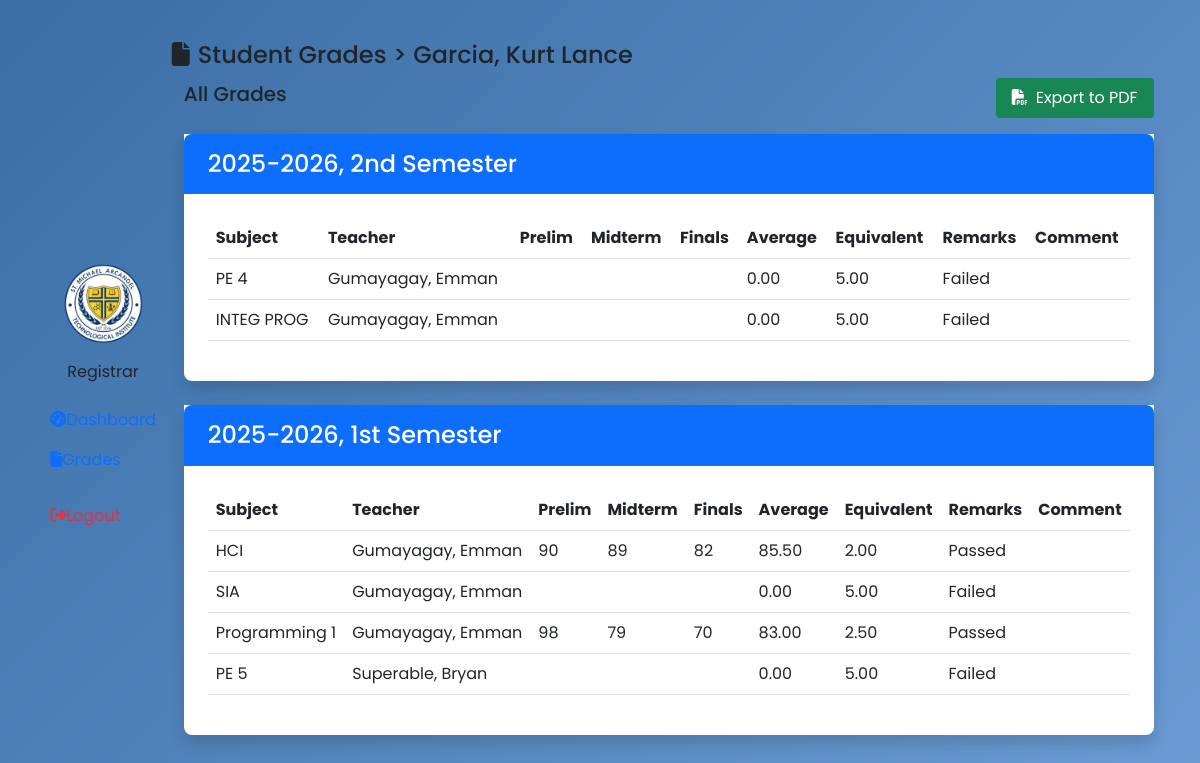
Before: /registrar/registrar-grades-view.php?id=48 with the older database file.
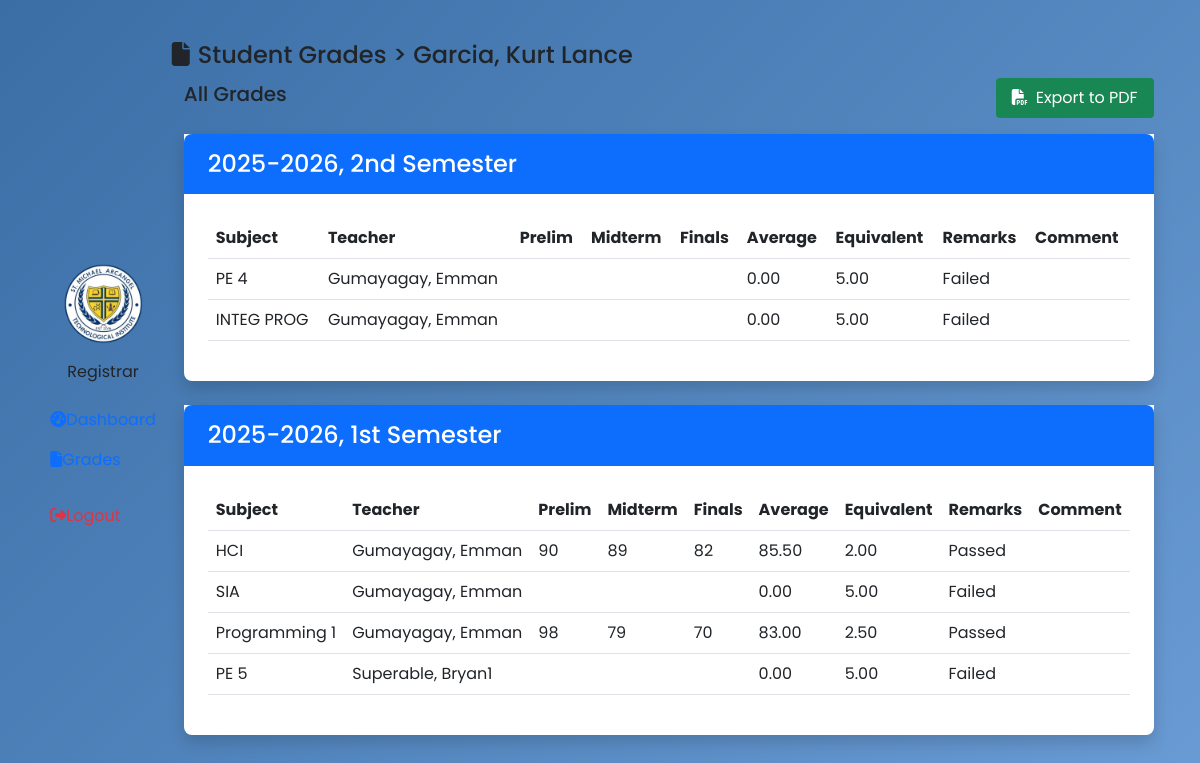
After: the same page with the newer database file.
### tables this page shows
CREATE TABLE `grades` (
  `grades_id` int(11) NOT NULL AUTO_INCREMENT,
  `subject_id` int(11) DEFAULT NULL,
  `teacher_id` int(11) DEFAULT NULL,
  `student_id` int(11) DEFAULT NULL,
  `schoolyear_id` int(11) DEFAULT NULL,
  `prelim` varchar(50) DEFAULT NULL,
  `midterm` varchar(50) DEFAULT NULL,
  `prefinals` varchar(50) DEFAULT NULL,
  `finals` varchar(50) DEFAULT NULL,
  `average` decimal(10,2) NOT NULL,
  `equivalent` decimal(10,2) NOT NULL,
  `remarks` varchar(255) DEFAULT NULL,
  `comment` varchar(255) DEFAULT NULL,
  `createdAt` timestamp NULL DEFAULT current_timestamp(),
  PRIMARY KEY (`grades_id`),
  UNIQUE KEY `subject_id_2` (`subject_id`,`teacher_id`,`student_id`,`schoolyear_id`),
  KEY `subject_id` (`subject_id`),
  KEY `teacher_id` (`teacher_id`),
  KEY `student_id` (`student_id`),
  KEY `sy_id` (`schoolyear_id`),
  CONSTRAINT `grades_ibfk_1` FOREIGN KEY (`student_id`) REFERENCES `students` (`student_id`),
  CONSTRAINT `grades_ibfk_3` FOREIGN KEY (`subject_id`) REFERENCES `subjects` (`subject_id`),
  CONSTRAINT `grades_ibfk_4` FOREIGN KEY (`teacher_id`) REFERENCES `teachers` (`teacher_id`),
  CONSTRAINT `grades_ibfk_5` FOREIGN KEY (`schoolyear_id`) REFERENCES `schoolyear` (`schoolyear_id`)
);

CREATE TABLE `teachers` (
  `teacher_id` int(11) NOT NULL AUTO_INCREMENT,
  `username` varchar(255) DEFAULT NULL,
  `password` varchar(255) DEFAULT NULL,
  `email` varchar(255) DEFAULT NULL,
  `firstname` varchar(255) DEFAULT NULL,
  `lastname` varchar(255) DEFAULT NULL,
  `department` varchar(255) DEFAULT NULL,
  `status` varchar(255) DEFAULT NULL,
  `createdAt` timestamp NULL DEFAULT current_timestamp(),
  PRIMARY KEY (`teacher_id`)
);

CREATE TABLE `subjects` (
  `subject_id` int(11) NOT NULL AUTO_INCREMENT,
  `teacher_id` int(11) NOT NULL,
  `subject_code` varchar(255) NOT NULL,
  `subject` varchar(225) DEFAULT NULL,
  `course` varchar(225) DEFAULT NULL,
  `yearlevel` varchar(255) DEFAULT NULL,
  `schoolyear_id` int(11) NOT NULL,
  `status` varchar(255) DEFAULT NULL,
  `subject_created` timestamp NULL DEFAULT current_timestamp(),
  PRIMARY KEY (`subject_id`),
  KEY `teacher_id` (`teacher_id`),
  KEY `schoolyear_id` (`schoolyear_id`),
  CONSTRAINT `subjects_ibfk_1` FOREIGN KEY (`teacher_id`) REFERENCES `teachers` (`teacher_id`),
  CONSTRAINT `subjects_ibfk_2` FOREIGN KEY (`schoolyear_id`) REFERENCES `schoolyear` (`schoolyear_id`) ON DELETE NO ACTION ON UPDATE NO ACTION
);

### registrar/registrar-grades-view.php (the view, shortened to what the changed rows need)
<!DOCTYPE html>
<html lang="en">
<head>
    <?php include 'includes/header.php' ?>
</head>
<body>
    <main class="main-content">
        <div class="container">
            <?php
            $conn = connectToDB();
            $sql = "SELECT * FROM schoolyear ORDER BY schoolyear_id DESC";
            $stmt = $conn->prepare($sql);
            $stmt->execute();
            $result = $stmt->get_result();
            $schoolyearlist = array();
            while ($row = $result->fetch_assoc()) {
                $schoolyearlist[] = $row;
            }
            ?>
            <?php foreach ($schoolyearlist as $schoolyear): ?>
                <div class="col mt-3 shadow rounded-bottom-3 bg-white">
                    <div class="card-border-0 custom-card mb-4">
                        <div class="card-header px-4 py-3 bg-primary text-white rounded-top-3">
                            <h4 class="card-title mb-0"><?php echo htmlspecialchars($schoolyear['schoolyear'] . ', ' . $schoolyear['semester']) . ' Semester'; ?></h4>
                        </div>
                        <div class="card-body p-4">
                            <div class="table-responsive">
                                <table class="table table-hover">
                                    <thead>
                                        <th>Subject</th>
                                        <th>Teacher</th>
                                        <th>Prelim</th>
                                        <th>Midterm</th>
                                        <th>Finals</th>
                                        <th>Average</th>
                                        <th>Equivalent</th>
                                        <th>Remarks</th>
                                        <th>Comment</th>
                                    </thead>
                                    <tbody>
                                        <?php
                                        $conn = connectToDB();
                                        $sql = "SELECT *
                                                FROM grades g
                                                INNER JOIN teachers t ON g.teacher_id = t.teacher_id
                                                INNER JOIN subjects s ON g.subject_id = s.subject_id
                                                WHERE g.student_id = ? AND g.schoolyear_id = ?";
                                        $stmt = $conn->prepare($sql);
                                        $stmt->bind_param("ii", $_GET['id'], $schoolyear['schoolyear_id']);
                                        $stmt->execute();
                                        $result = $stmt->get_result();
                                        if ($result && $result->num_rows > 0) {
                                            while ($row = $result->fetch_assoc()) {
                                                echo "<tr>";
                                                echo "<td>" . $row['subject'] . "</td>";
                                                echo "<td>" . $row["lastname"] . ", " . $row["firstname"] . "</td>";
                                                echo "<td>" . $row['prelim'] . "</td>";
                                                echo "<td>" . $row['midterm'] . "</td>";
                                                echo "<td>" . $row['finals'] . "</td>";
                                                echo "<td>" . $row['average'] . "</td>";
                                                echo "<td>" . $row['equivalent'] . "</td>";
                                                echo "<td>" . $row['remarks'] . "</td>";
                                                echo "<td>" . $row['comment'] . "</td>";
                                                echo "</tr>";
                                            }
                                        } else {
                                            echo "<td colspan='10' class='text-center py-4' style='color: #6c757d;'>";
                                            echo "<i class='fas fa-search mb-2' style='font-size: 2em; opacity: 0.5;'></i>";
                                            echo "<br>";
                                            echo "No submitted Grades yet.";
                                            echo "</td>";
                                        }
                                        ?>
                                    </tbody>
                                </table>
                            </div>
                        </div>
                    </div>
                </div>
            <?php endforeach; ?>
        </div>
    </main>
</body>
</html>

Changed rows visible on the page:
changed through a linked row, grades "PE 5": teacher.firstname "Bryan" → "Bryan1"
